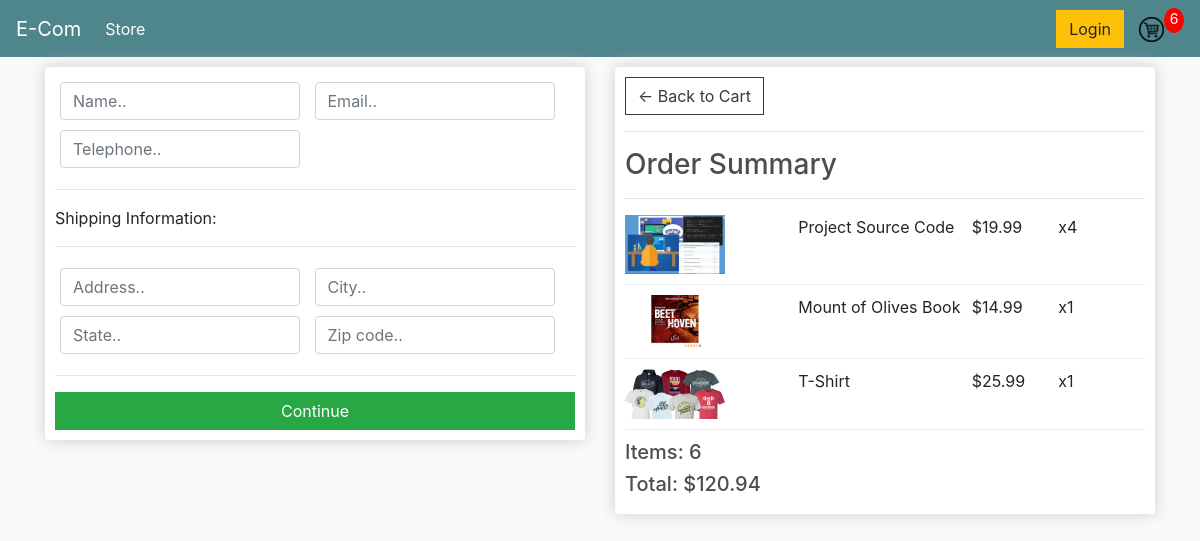
/checkout/ (signed in), run on an earlier commit of the app's database.
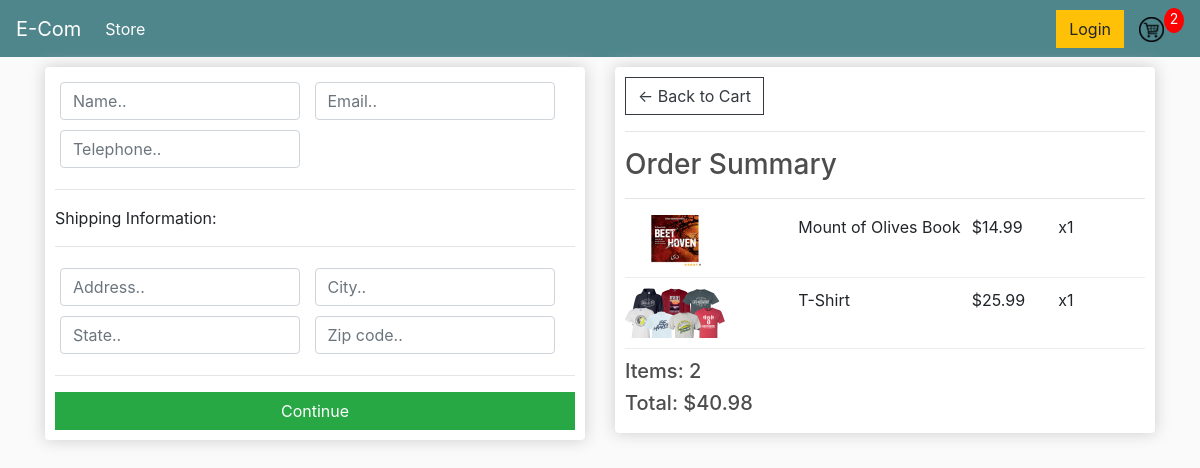
And on a later commit of the database.
### store/models.py (models this page shows, shortened)
class OrderItem(models.Model):
    product = models.ForeignKey(Product,on_delete=models.SET_NULL,blank=True,null=True)
    order = models.ForeignKey(Order,on_delete=models.SET_NULL,blank=True,null=True)
    quantity = models.IntegerField(default=0,null=True,blank=True)
    date_added = models.DateTimeField(auto_now_add=True)
    @property
    def get_total(self):
        total = self.product.price * self.quantity
        return total

class Product(models.Model):
    name = models.CharField(max_length=200,null=True)
    price = models.FloatField()
    digital = models.BooleanField(default=False,null=True,blank=False)
    image = models.ImageField(null=True,blank=True)
    @property
    def imageURL(self):
        try:
            url = self.image.url
        except :
            url = 'images/imagenotfound.png'
        return url

class Order(models.Model):
    customer = models.ForeignKey(Customer,on_delete=models.SET_NULL,blank=True,null=True)
    date_ordered = models.DateTimeField(auto_now_add=True)
    complete = models.BooleanField(default=False,null=True,blank=False)
    transaction_id = models.CharField(max_length=200,null=True)
    @property
    def shipping(self):
        shipping = False
        orderitems = self.orderitem_set.all()
        for i in orderitems:
            if i.product.digital == False:
               shipping = True
        return shipping
    @property
    def get_cart_total(self):
        orderitems = self.orderitem_set.all()
        total = sum([item.get_total for item in orderitems])
        return total
    @property
    def get_cart_items(self):
        orderitems = self.orderitem_set.all()
        total = sum([item.quantity for item in orderitems])
        return total

### store/views.py (the view)
# urls.py: path('checkout/', views.checkout, name="checkout"),
def checkout(request):
    if request.user.is_authenticated:
        customer =request.user.customer
        order,created = Order.objects.get_or_create(customer=customer,complete=False)
        items = order.orderitem_set.all()
        cartItems= order.get_cart_items
    else:
        items = []
        order = {'get_cart_total':0,'get_cart_items':0,'shipping':False}
        cartItems = order['get_cart_items']
    context = {'items':items,'order':order,'cartItems':cartItems}
    return render(request, 'store/checkout.html', context)

### store/templates/store/checkout.html (shortened to what this page needs)
{% extends 'store/main.html' %}
{% load static %}
{% block content %}
     <div class="row">
		<div class="col-lg-6">
			<div class="box-element" id="form-wrapper">
				<form id="form">
					<div id="user-info">
						<div class="form-field">
							<input required class="form-control" type="text" name="name" placeholder="Name..">
						</div>
						<div class="form-field">
							<input required class="form-control" type="email" name="email" placeholder="Email..">
						</div>
                        <div class="form-field">
							<input required class="form-control" type="text" name="number" placeholder="Telephone..">
						</div>
					</div>
					<div id="shipping-info">
						<hr>
						<p>Shipping Information:</p>
						<hr>
						<div class="form-field">
							<input class="form-control" type="text" name="address" placeholder="Address..">
						</div>
						<div class="form-field">
							<input class="form-control" type="text" name="city" placeholder="City..">
						</div>
						<div class="form-field">
							<input class="form-control" type="text" name="state" placeholder="State..">
						</div>
						<div class="form-field">
							<input class="form-control" type="text" name="zipcode" placeholder="Zip code..">
						</div>
					</div>
					<hr>
					<input id="form-button" class="btn btn-success btn-block" type="submit" value="Continue">
				</form>
			</div>
			<br>
		</div>
		<div class="col-lg-6">
			<div class="box-element">
				<a  class="btn btn-outline-dark" href="{% url 'cart' %}">&#x2190; Back to Cart</a>
				<hr>
				<h3>Order Summary</h3>
				<hr>
				{% for item in items %}
				<div class="cart-row">
					<div style="flex:2"><img class="row-image" src="{{item.product.imageURL}}"></div>
					<div style="flex:2"><p>{{item.product.name}}</p></div>
					<div style="flex:1"><p>${{item.product.price|floatformat:2}}</p></div>
					<div style="flex:1"><p>x{{item.quantity}}</p></div>
				</div>
				{% endfor %}
				<h5>Items:   {{order.get_cart_items}}</h5>
				<h5>Total:   ${{order.get_cart_total|floatformat:2}}</h5>
			</div>
		</div>
	</div>
{% endblock content %}

What changed in the data, as far as the page shows it:
removed OrderItem: product.imageURL (picture), product.name "Project Source Code", product.price "19.99", quantity "4"
computed for Order: get_cart_items "6" → "2"; get_cart_total "120.94" → "40.98"
Also different on the page:
{{ cartItems }}: "6" → "2"
